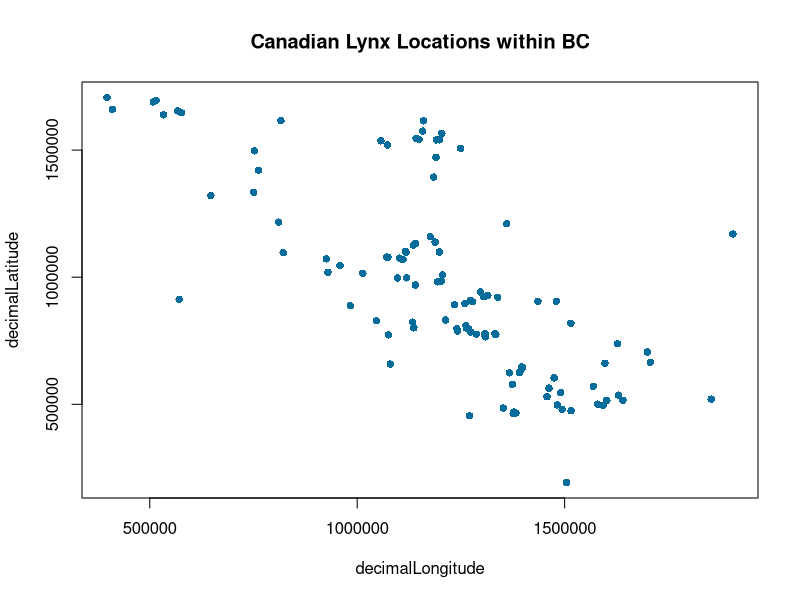

R code for this plot:
## ---- chunk 1
knitr::opts_chunk$set(echo = TRUE)
## ---- chunk 2
lc <- read.csv("datasets/processed/lc.csv")
plot(decimalLatitude ~ decimalLongitude,
     pch = 16,
     col = "#046C9A",
     data = lc,
     main = 'Canadian Lynx Locations within BC')
